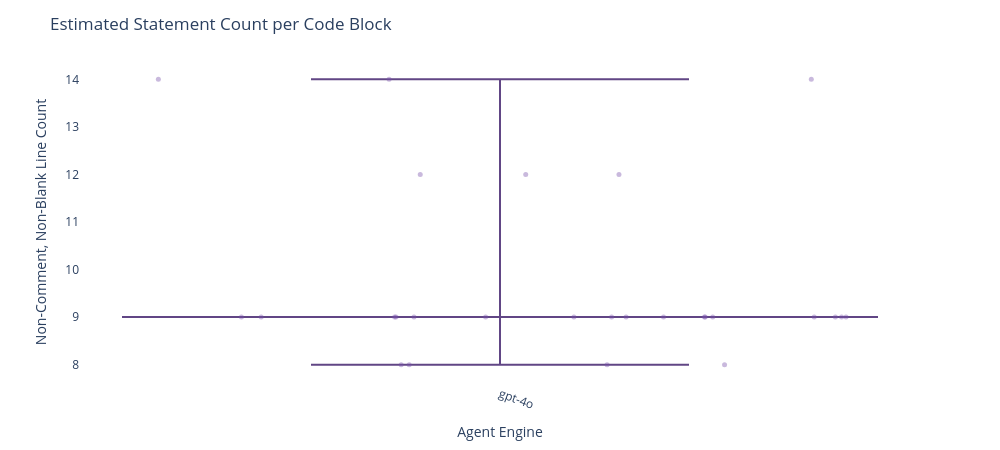

The notebook cell saved with this chart:
### Code cell
import plotly.graph_objects as go

# Step 1: Copy and prep
df_stmt = df_engine_expanded.copy()
df_stmt["model"] = df_stmt["provider_id"].map({
    1: "mock-llm",
    2: "gpt-4o",
    3: "gemini-1.5-pro",
    4: "claude-3-sonnet",
})

# Step 2: Count non-empty, non-comment lines
def count_statements(text):
    try:
        lines = text.splitlines()
        return sum(1 for line in lines if line.strip() and not line.strip().startswith("#"))
    except:
        return 0

df_stmt["statement_count"] = df_stmt["response"].fillna("").apply(count_statements)

# Step 3: Filter valid entries
df_stmt = df_stmt.dropna(subset=["model"])
df_stmt = df_stmt[df_stmt["statement_count"] > 0]

# Step 4: Assign numeric x + jitter
model_to_num = {m: i for i, m in enumerate(sorted(df_stmt["model"].unique()))}
df_stmt["x_numeric"] = df_stmt["model"].map(model_to_num)
df_stmt["x_jittered"] = df_stmt["x_numeric"] + np.random.uniform(-0.25, 0.25, size=len(df_stmt))

# Step 5: Plot
box_traces = []
for model in model_to_num:
    y_vals = df_stmt[df_stmt["model"] == model]["statement_count"]
    box_traces.append(go.Box(
        y=y_vals,
        x=[model_to_num[model]] * len(y_vals),
        name=model,
        boxpoints=False,
        fillcolor="rgba(120, 81, 169, 0.25)",
        line_color="rgba(80, 50, 120, 0.9)",
        width=0.5,
        showlegend=False
    ))

scatter_trace = go.Scatter(
    x=df_stmt["x_jittered"],
    y=df_stmt["statement_count"],
    mode='markers',
    marker=dict(color="rgba(120, 81, 169, 0.4)", size=5),
    hoverinfo='skip',
    showlegend=False
)

# Step 6: Layout
fig = go.Figure(data=box_traces + [scatter_trace])
fig.update_layout(
    title="Estimated Statement Count per Code Block",
    xaxis=dict(
        tickmode="array",
        tickvals=list(model_to_num.values()),
        ticktext=list(model_to_num.keys()),
        tickangle=20,
        title="Agent Engine"
    ),
    yaxis_title="Non-Comment, Non-Blank Line Count",
    width=1000,
    height=450,
    plot_bgcolor="white",
    margin=dict(t=60, b=60)
)

fig.show()

### Figure 1 — Plotly figure (JSON) as saved in the notebook; plotly's stock layout.template omitted (floating-point values rounded to 4 significant figures)
{"data": [{"boxpoints": false, "fillcolor": "rgba(120, 81, 169, 0.25)", "line": {"color": "rgba(80, 50, 120, 0.9)"}, "name": "gpt-4o", "showlegend": false, "type": "box", "width": 0.5, "x": [0, 0, 0, 0, 0, 0, 0, 0, 0, 0, 0, 0, 0, 0, 0, 0, 0, 0, 0, 0, 0, 0, 0, 0, 0, 0, 0], "y": [14, 14, 14, 12, 12, 12, 9, 9, 9, 9, 9, 9, 9, 9, 9, 9, 9, 9, 8, 8, 8, 8, 9, 9, 9, 9, 9]}, {"hoverinfo": "skip", "marker": {"color": "rgba(120, 81, 169, 0.4)", "size": 5}, "mode": "markers", "showlegend": false, "type": "scatter", "x": [-0.07335, -0.226, 0.2059, 0.01701, -0.05275, 0.07868, 0.1352, 0.0834, -0.06968, 0.2218, 0.2078, 0.04887, -0.158, -0.171, 0.2259, -0.009501, 0.1407, -0.06878, -0.06536, 0.1485, 0.07082, -0.06006, 0.2288, 0.07381, -0.0569, 0.1357, 0.1082], "y": [14, 14, 14, 12, 12, 12, 9, 9, 9, 9, 9, 9, 9, 9, 9, 9, 9, 9, 8, 8, 8, 8, 9, 9, 9, 9, 9]}], "layout": {"height": 450, "margin": {"b": 60, "t": 60}, "plot_bgcolor": "white", "title": {"text": "Estimated Statement Count per Code Block"}, "width": 1000, "xaxis": {"tickangle": 20, "tickmode": "array", "ticktext": ["gpt-4o"], "tickvals": [0], "title": {"text": "Agent Engine"}}, "yaxis": {"title": {"text": "Non-Comment, Non-Blank Line Count"}}}}
